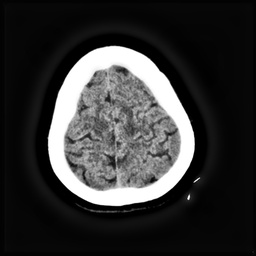
#> input picture dataset/Normal/100 (27).jpg, 256 x 256 px, shrunk from 650 x 650 before the run, found by its file name; its folder holds only this picture in this run
$ jupyter execute --allow-errors 09_02_PreProcessing.ipynb   (shell and % lines are left out)   (older library calls are emulated)
#> lines starting #> are read from the running program, lines starting #| are printed output that depends on the picture
[cell 1]
from google.colab import drive as drive
drive.mount('/content/drive')

[cell 2]
# Access a public Github repos
%cd '/content'

[cell 3]
import pandas as pd
import numpy as np
import os
import matplotlib.pyplot as plt
import cv2
from PIL import Image

[cell 4]
# @title
def DataSetSummary (local_path, tabs):
  # Take list of files & folders in local folder
  all_items = os.listdir(local_path)

  # Filter folder list
  folders = [item for item in all_items if os.path.isdir(os.path.join(local_path, item))]

  # Print summary information if folders > 0:
  if(len(folders) > 0):
    indent = '\t' * tabs
    print("{}Tổng số thư mục: {}".format(indent, len(folders)))
    for folder in folders:
      folder_path = os.path.join(local_path, folder)
      files_in_folder = len(os.listdir(folder_path))
      print("{}-Thư mục: {}, Số tệp: {}".format(indent, folder, files_in_folder))
      DataSetSummary(folder_path, tabs+1)

# DataSetSummary(local_path, 0)

[cell 5]
# import os

# Hierarchical local folder in Colab
repository_folder = ["Brain-Stroke-CT-Image-Dataset"]

for folder in repository_folder:
  local_path = '/content/' + folder + '/dataset'
  DataSetSummary(local_path, 0)
  local_path = '/content/' + folder + '/sample'
  DataSetSummary(local_path, 0)

[cell 6]
%cd /content/drive/MyDrive/Colab Notebooks/Thesis/Preprocessing/Brain-Stroke-CT-Image-Dataset

[cell 7]
# Set the path to your dataset
dataset_path = '/content/Brain-Stroke-CT-Image-Dataset/sample'
# dataset_path = '/content/Brain-Stroke-CT-Image-Dataset/dataset'

[cell 8]
class Image:
    def __init__(self, path, label):
        # self.image = cv2.imread(path) # directly read
        self.path = path # only directory
        self.label = label

def load_images_from_folder(dataset_path, images_per_class=None):
    images = {}
    for class_name in os.listdir(dataset_path):
        class_folder_path = os.path.join(dataset_path, class_name)
        if os.path.isdir(class_folder_path):
            count = 0
            images[class_name] = []
            for image_name in os.listdir(class_folder_path):
                if images_per_class is None or count < images_per_class:
                    image_path = os.path.join(class_folder_path, image_name)
                    img = Image(image_path, class_name)
                    images[class_name].append(img)
                    count += 1
    return images

def imshow(images, images_per_class=None):
#> called with images_per_class = 10
    for class_name, imgs in images.items():
        plt.figure(figsize=(30,30))
        print(f'Class {class_name}')
        for i in range(min(images_per_class if images_per_class else len(imgs), len(imgs))):
            plt.subplot(1, images_per_class if images_per_class else len(imgs), i+1)
            img = cv2.imread(imgs[i].path)
#> img is the input picture: shape (256, 256, 3); min 0, max 255, mean 53
            # img = cv2.cvtColor(img, cv2.COLOR_BGR2RGB)
            plt.imshow(img)
            # plt.title(os.path.basename(imgs[i].path))
            plt.axis('off')
        plt.show()

# Example usage:
images = load_images_from_folder('/content/Brain-Stroke-CT-Image-Dataset/dataset')
imshow(images, 10)

[cell 9]
from PIL import Image

def get_image_specifications(image_path):
    # Open the image file
    with Image.open(image_path) as img:
        # Get image specifications
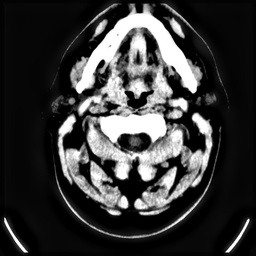
#> input picture sample/Stroke/58 (1).jpg, 256 x 256 px, shrunk from 650 x 650 before the run, found by its file name
#> img is the input picture: PIL image 256x256 L; min 0, max 255, mean 57.3
        image_format = img.format
        image_mode = img.mode
        image_size = img.size
        image_width, image_height = img.size
        image_color = img.getcolors()
#> image_color = 256 pairs, first value 41 to 8819, second value 0 to 255

    return f"Image Format: {image_format}\nImage Mode: {image_mode}\nImage Size: {image_size} pixels (Width: {image_width}, Height: {image_height})\nImage Colors: {image_color}"

# Example usage:
print('images.keys:', images.keys())
image_path = "/content/Brain-Stroke-CT-Image-Dataset/dataset/Stroke/58 (1).jpg"
# print('image_path:',image_path := images['normal'][0].path)
image_specifications = get_image_specifications(image_path)
print(image_specifications)
#> (printed output is left out)

## Noise Metrics

GitHub Copilot: The evaluation metrics indicate that both the Github Copilot's code and ChatGPT's code have successfully reduced the noise in the image, as evidenced by the non-infinite PSNR and non-zero RMSE values.

The PSNR (Peak Signal-to-Noise Ratio) is a measure of the peak error. The fact that PSNR is infinite for the original image indicates there's no noise (as it's being compared with itself), while for the processed images, the PSNR values are finite and quite high, indicating a low level of distortion.

The RMSE (Root Mean Square Error) is a quadratic scoring rule that measures the average magnitude of the error. The fact that RMSE is zero for the original image indicates there's no error (as it's being compared with itself), while for the processed images, the RMSE values are non-zero but quite low, indicating a low level of error.

The SNR (Signal-to-Noise Ratio) is a measure of signal strength relative to background noise. The negative SNR values indicate that the noise is stronger than the signal, which is not ideal. However, the SNR values have increased (become less negative) from the original to the processed images, indicating that the signal has become stronger relative to the noise.

In terms of comparison between Github Copilot's code and ChatGPT's code, the metrics are quite similar, but ChatGPT's code has slightly better PSNR and RMSE values, indicating slightly less distortion and error. However, the differences are quite small and may not be noticeable in the image quality.

GitHub Copilot: Dĩ nhiên, dưới đây là các định nghĩa bằng tiếng Việt:

1. PSNR (Peak Signal-to-Noise Ratio - Tỉ lệ tín hiệu so với nhiễu): PSNR là một độ đo chất lượng của hình ảnh đã được khôi phục so với hình ảnh gốc. PSNR càng cao, chất lượng hình ảnh khôi phục càng tốt và càng giống với hình ảnh gốc.

2. RMSE (Root Mean Square Error - Sai số bình phương trung bình): RMSE là một độ đo sự khác biệt giữa các giá trị dự đoán bởi một mô hình và các giá trị thực tế. RMSE càng thấp, mô hình dự đoán càng chính xác.

3. SNR (Signal-to-Noise Ratio - Tỉ lệ tín hiệu so với nhiễu): SNR là một độ đo chất lượng tín hiệu so với nhiễu. SNR càng cao, chất lượng tín hiệu càng tốt và nhiễu càng ít.

Lưu ý rằng, mặc dù PSNR, RMSE, và SNR cao thường cho thấy chất lượng hình ảnh tốt hơn, nhưng chúng không phải lúc nào cũng dẫn đến độ chính xác cao hơn trong các tác vụ phân loại.

[cell 10]
from skimage.metrics import peak_signal_noise_ratio, mean_squared_error

# [21 lines left out: function calculate_metrics, not called in this run]

It looks like you've provided information about three different image quality metrics: PSNR (Peak Signal-to-Noise Ratio), MSE (Mean Squared Error), and AMBE (Absolute Mean Brightness Error). These metrics are commonly used for assessing the quality of reconstructed or processed images. Let me explain each of them briefly:

### 1. Peak Signal-to-Noise Ratio (PSNR):

PSNR is a measure of the quality of a reconstructed or processed image. It is expressed in decibels (dB) and is calculated using the formula:

$$ PSNR = 10 \cdot \log_{10}\left(\frac{{\text{Max Value}^2}}{{\text{MSE}}}\right) $$

Where:
- $\text{Max Value}$ is the maximum pixel value of the image (usually 255 for 8-bit images).
- $\text{MSE}$ is the Mean Squared Error between the original and processed images.

### 2. Mean Squared Error (MSE):

MSE is a measure of the average squared differences between corresponding pixels of the original and processed images. It is calculated using the formula:

$$ MSE = \frac{1}{N \times M} \sum_{i=1}^{N} \sum_{j=1}^{M} (I(i, j) - P(i, j))^2 $$

Where:
- $N$ and $M$ are the dimensions of the images.
- $I(i, j)$ is the intensity of the pixel at position $(i, j)$ in the original image.
- $P(i, j)$ is the intensity of the pixel at position $(i, j)$ in the processed image.

### 3. Absolute Mean Brightness Error (AMBE):

AMBE measures the contrast between the initial image's brightness and the improved image's brightness. It is given by the formula:

$$ AMBE = \frac{1}{N \times M} \sum_{i=1}^{N} \sum_{j=1}^{M} |I(i, j) - P(i, j)| $$

Where:
- $N$ and $M$ are the dimensions of the images.
- $I(i, j)$ is the intensity of the pixel at position $(i, j)$ in the original image.
- $P(i, j)$ is the intensity of the pixel at position $(i, j)$ in the processed image.

These metrics are commonly used for image quality assessment, and you can implement them using the appropriate formulas in your chosen programming language (such as Python). If you have specific questions or need code examples, feel free to ask!

[cell 11]
import cv2
import numpy as np

def calculate_metrics(original_image, processed_image):
    # # Load images
    # original_image = cv2.imread(original_image_path, cv2.IMREAD_GRAYSCALE)
    # processed_image = cv2.imread(processed_image_path, cv2.IMREAD_GRAYSCALE)

    # # Ensure both images have the same dimensions
    # if original_image.shape != processed_image.shape:
    #     raise ValueError("Original and processed images must have the same dimensions.")

    # Maximum pixel value (usually 255 for 8-bit images)
    max_pixel_value = 255

    # Calculate Mean Squared Error (MSE)
    mse = np.mean((original_image - processed_image) ** 2)
    rmse = np.sqrt(mse)
    # # Dimensions of the images
    # N, M = original_image.shape
    # # Calculate Mean Squared Error (MSE)
    # mse = np.sum((original_image - processed_image)**2) / (N * M)

    # Calculate Peak Signal-to-Noise Ratio (PSNR)
    psnr = 10 * np.log10(max_pixel_value**2 / mse)

    # Calculate Signal-to-Noise Ratio (SNR)
    signal_power = np.mean(original_image ** 2)
    noise_power = mse
    snr = 10 * np.log10(signal_power / noise_power)

    # Calculate Absolute Mean Brightness Error (AMBE)
    ambe = np.mean(np.abs(original_image - processed_image))

    return psnr, mse, rmse, snr, ambe

## Original

[cell 12]
import os
import cv2
import numpy as np
from shutil import copyfile

def preprocess_and_copy(src_dir, dest_dir, preprocess_func):
    # Check if src_dir is a directory
    if os.path.isdir(src_dir):
        # If dest_dir does not exist, create it
        os.makedirs(dest_dir, exist_ok=True)

        # Iterate over files/directories in src_dir
        for item in os.listdir(src_dir):
            src_item_path = os.path.join(src_dir, item)
            dest_item_path = os.path.join(dest_dir, item)

            # If item is a directory, call function recursively
            if os.path.isdir(src_item_path):
                preprocess_and_copy(src_item_path, dest_item_path, preprocess_func)
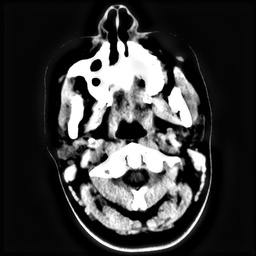
#> input picture sample/Normal/100 (1).jpg, 256 x 256 px, shrunk from 650 x 650 before the run, found by its file name
#> in preprocess_and_copy, img is the input picture: shape (256, 256, 3); min 0, max 255, mean 58.9
            # If item is a file, apply preprocessing and copy
            elif os.path.isfile(src_item_path):
                img = cv2.imread(src_item_path)
                if img is not None:
                    img = preprocess_func(img)
                    cv2.imwrite(dest_item_path, img)

# Define your preprocessing function here
def preprocess_func(img):
    # TODO: Add your preprocessing steps here
    return img

# Usage:
dataset_path = '/content/Brain-Stroke-CT-Image-Dataset/sample'
# dataset_path = '/content/Brain-Stroke-CT-Image-Dataset/dataset'
output_path = '/content/drive/MyDrive/Colab Notebooks/Thesis/Preprocessing/Brain-Stroke-CT-Image-Dataset/Original'
preprocess_and_copy(dataset_path, output_path, preprocess_func)

## CLAHE

[cell 13]
import os
import cv2
import numpy as np
from shutil import copyfile

# Define that paths
dataset_path = '/content/Brain-Stroke-CT-Image-Dataset/dataset'
output_path = '/content/drive/MyDrive/Colab Notebooks/Thesis/Preprocessing/CLAHE'

# Create the output directory if it doesn't exist
os.makedirs(output_path, exist_ok=True)

# Get the list of child class folders
child_folders = os.listdir(dataset_path)

# Process each child class folder
for folder in child_folders:
    # Create the output folder for the current child class
    output_folder = os.path.join(output_path, folder)
    os.makedirs(output_folder, exist_ok=True)

    # Get the list of image files in the current child class folder
    folder_path = os.path.join(dataset_path, folder)
    image_files = os.listdir(folder_path)

    # # List of lossless formats
    # lossless_formats = ['.png']

    # Process each image file
    for image_file in image_files:
        # Read the image
        image_path = os.path.join(folder_path, image_file)
        img = cv2.imread(image_path)

        # # Preprocess the image
        # Convert the image to grayscale
        gray = cv2.cvtColor(img, cv2.COLOR_BGR2GRAY)

        # CLAHE (Contrast Limited Adaptive Histogram Equalization)
        # create a CLAHE object (Arguments are optional).
        clahe = cv2.createCLAHE(clipLimit=2.0, tileGridSize=(8,8))
        cl1 = clahe.apply(gray)
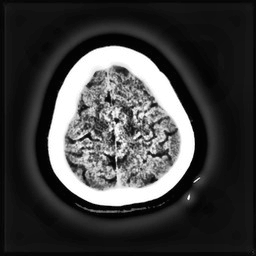
#> cl1: shape (256, 256); min 1, max 255, mean 62.6
#> (the rest of the program and of its run is left out)
